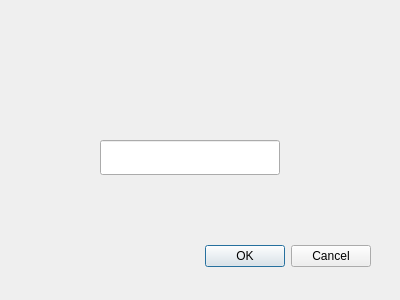
<?xml version="1.0" encoding="UTF-8"?>
<ui version="4.0">
 <class>MainDialog</class>
 <widget class="QDialog" name="MainDialog">
  <property name="geometry">
   <rect>
    <x>0</x>
    <y>0</y>
    <width>400</width>
    <height>300</height>
   </rect>
  </property>
  <property name="windowTitle">
   <string>Dialog</string>
  </property>
  <widget class="QDialogButtonBox" name="buttonBox">
   <property name="geometry">
    <rect>
     <x>30</x>
     <y>240</y>
     <width>341</width>
     <height>32</height>
    </rect>
   </property>
   <property name="orientation">
    <enum>Qt::Horizontal</enum>
   </property>
   <property name="standardButtons">
    <set>QDialogButtonBox::Cancel|QDialogButtonBox::Ok</set>
   </property>
  </widget>
  <widget class="QLineEdit" name="lineEdit">
   <property name="geometry">
    <rect>
     <x>100</x>
     <y>140</y>
     <width>180</width>
     <height>35</height>
    </rect>
   </property>
  </widget>
  <widget class="QLabel" name="label">
   <property name="geometry">
    <rect>
     <x>150</x>
     <y>100</y>
     <width>72</width>
     <height>15</height>
    </rect>
   </property>
   <property name="font">
    <font>
     <family>Arial</family>
     <pointsize>12</pointsize>
    </font>
   </property>
   <property name="text">
    <string/>
   </property>
  </widget>
 </widget>
 <resources/>
 <connections>
  <connection>
   <sender>buttonBox</sender>
   <signal>accepted()</signal>
   <receiver>MainDialog</receiver>
   <slot>accept()</slot>
   <hints>
    <hint type="sourcelabel">
     <x>248</x>
     <y>254</y>
    </hint>
    <hint type="destinationlabel">
     <x>157</x>
     <y>274</y>
    </hint>
   </hints>
  </connection>
  <connection>
   <sender>buttonBox</sender>
   <signal>rejected()</signal>
   <receiver>MainDialog</receiver>
   <slot>reject()</slot>
   <hints>
    <hint type="sourcelabel">
     <x>316</x>
     <y>260</y>
    </hint>
    <hint type="destinationlabel">
     <x>286</x>
     <y>274</y>
    </hint>
   </hints>
  </connection>
 </connections>
</ui>
